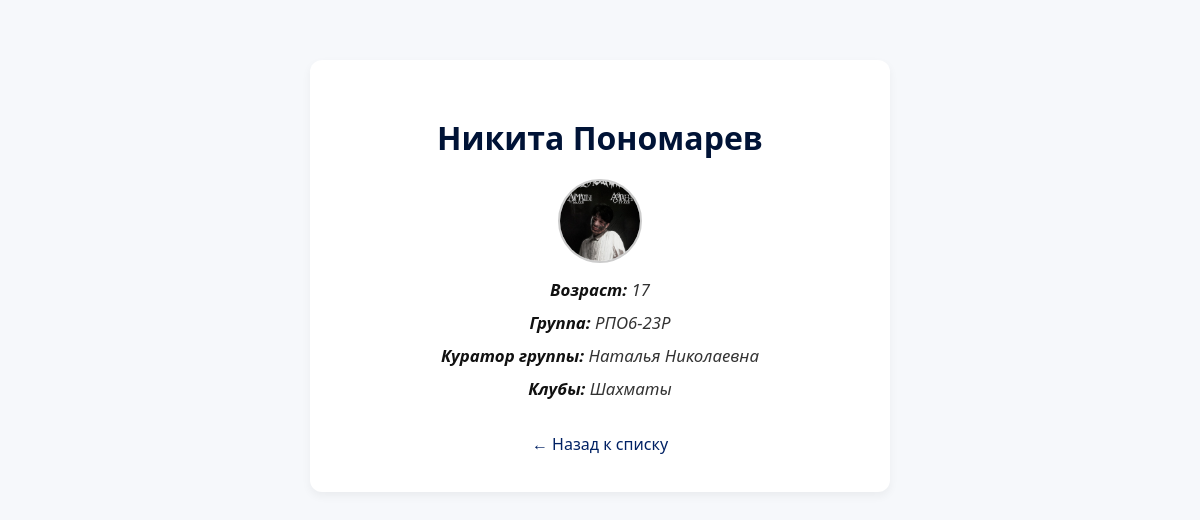
The page /students/1/ (signed in) on the database its author committed.
### nikitos/models.py (models this page shows, shortened)
class Student(models.Model):
    first_name = models.CharField(max_length=100)
    last_name = models.CharField(max_length=100)
    age = models.IntegerField()
    group = models.ForeignKey(Group, on_delete=models.CASCADE)
    photo = models.ImageField(upload_to='students/', blank=True, null=True, verbose_name="Фото")
    clubs = models.ManyToManyField(Club, blank=True)

class Group(models.Model):
    name = models.CharField(max_length=100)
    curator = models.CharField(max_length=100)

class Club(models.Model):
    name = models.CharField(max_length=100)

### nikitos/views.py (the view)
# urls.py: path('students/<int:pk>/', views.student_detail, name='student_detail'),
@login_required
def student_detail(request, pk):
    student = get_object_or_404(Student, pk=pk)
    return render(request, "students/details.html", {"student": student})

### nikitos/templates/students/details.html (shortened to what this page needs)
{% load static %}
<!DOCTYPE html>
<html lang="ru">
<head>
    <link rel="stylesheet" href="{% static 'css/style.css' %}">
</head>
<body>
    <div class="card">
        <h1>{{ student.first_name }} {{ student.last_name }}</h1>
        {% if student.photo %}
            <img src="{{ student.photo.url }}" alt="{{ student.first_name }}" class="student-photo">
        {% else %}
            <img src="{% static 'img/default-avatar.png' %}" alt="Нет фото" class="student-photo">
        {% endif %}
        <p><strong>Возраст:</strong> {{ student.age }}</p>
        <p><strong>Группа:</strong> {{ student.group.name }}</p>
        <p><strong>Куратор группы:</strong> {{ student.group.curator }}</p>
        {% if student.clubs.all %}
            {% for club in student.clubs.all %}
            <p><strong>Клубы:</strong> {{ club.name }} </p>
            {% endfor %}
        {% else %}
            <p>Не состоит в клубах</p>
        {% endif %}
        <a href="{% url 'student_list' %}">← Назад к списку</a>
    </div>
</body>
</html>

### nikitos/static/css/style.css (style rules this page uses)
:root { --bg: #f6f8fb; --card: #ffffff; --border: #e1e5eb; --text: #333; --muted: #6b7280; --accent: #001336; --accent-hover: #002164; --shadow: 0 4px 10px rgba(0, 0, 0, 0.05); }
body { font-family: "Segoe UI", Roboto, sans-serif; background-color: var(--bg); margin: 0; padding: 0; color: var(--text); }
h1 { text-align: center; color: var(--accent); margin-bottom: 30px; }
p { text-align: center; color: var(--muted); font-style: italic; }
.card { max-width: 500px; margin: 60px auto; background: var(--card); padding: 35px 40px; border-radius: 12px; box-shadow: var(--shadow); text-align: center; }
.card h1 { color: var(--accent); margin-bottom: 20px; }
.card p { font-size: 1.05em; margin: 10px 0; color: var(--text); }
.card strong { color: #111; }
.card a { display: inline-block; margin-top: 25px; color: var(--accent); text-decoration: none; font-weight: 500; transition: color 0.3s, transform 0.2s; }
.card a { color: var(--accent-hover); transform: translateY(-2px); }
.student-photo { width: 80px; height: 80px; object-fit: cover; border-radius: 50%; border: 2px solid #ccc; }

### rows shown on the page
Student: first_name "Никита", last_name "Пономарев", photo (picture), age "17", group.name "РПО6-23Р", group.curator "Наталья Николаевна"
Club: name "Шахматы"
